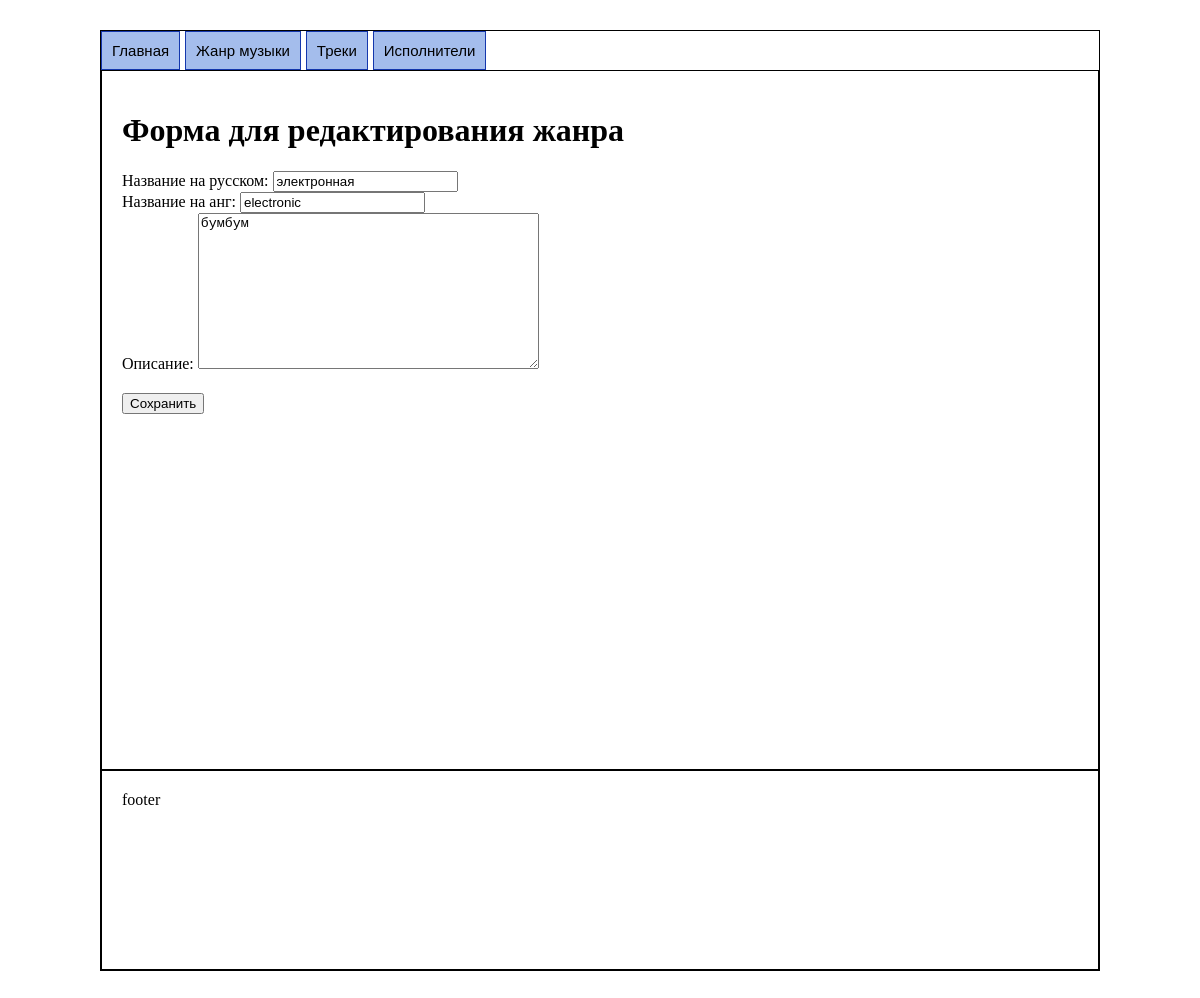
/editgenre/4, run on the app's committed database.
### main/models.py (models this page shows, shortened)
class Genre(models.Model):
    id = models.IntegerField(max_length=1000, unique=True, primary_key=True)
    name_en=models.CharField(max_length=1000, unique=True)
    name_ru=models.CharField(max_length=1000, unique=True)
    description=models.TextField()

### main/views.py (the view)
# urls.py: path('editgenre/<int:id_genre>', views.editgenre),
def editgenre(request, id_genre):
    genr = Genre.objects.get(id=id_genre)
    if request.method == "POST":
        genre = GenreForm(request.POST, instance=genr)
        if genre.is_valid():
            genre.save()
        return redirect('/genres')
    else:
        genreform = GenreForm(instance=genr)
        return render(request, "editgenre.html", {'form': genreform})

### main/forms.py
class GenreForm(forms.ModelForm):
    class Meta:
        model = Genre
        fields = ['name_ru', 'name_en', 'description']
        labels = {
            'name_ru': 'Название на русском',
            'name_en': 'Название на анг',
            'description': 'Описание',
        }

### main/templates/editgenre.html (shortened to what this page needs)
{% extends "base.html" %}
{% block content %}
<h1>Форма для редактирования жанра</h1>
<form method="POST">
    <table>
        {{ form }}
    </table>
    <input type="submit" value="Сохранить" >
</form>
{% endblock content %}

### main/static/styles.css (style rules this page uses)
* { box-sizing: border-box; }
table { width: 100%; border-collapse: collapse; margin-bottom: 20px; }

### data on the page
Genre: name_ru "электронная", name_en "electronic", description "бумбум"
